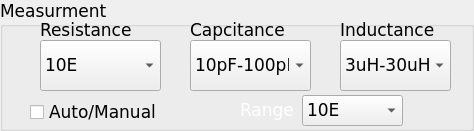
  <widget class="QGroupBox" name="grpSettings">
   <property name="geometry">
    <rect>
     <x>309</x>
     <y>0</y>
     <width>474</width>
     <height>131</height>
    </rect>
   </property>
   <property name="font">
    <font>
     <family>DejaVu Sans</family>
     <pointsize>13</pointsize>
     <weight>50</weight>
     <bold>false</bold>
    </font>
   </property>
   <property name="title">
    <string>Measurment</string>
   </property>
   <widget class="QLabel" name="lblSrcImped_4">
    <property name="geometry">
     <rect>
      <x>40</x>
      <y>20</y>
      <width>101</width>
      <height>20</height>
     </rect>
    </property>
    <property name="font">
     <font>
      <family>DejaVu Sans</family>
      <pointsize>13</pointsize>
      <weight>50</weight>
      <bold>false</bold>
     </font>
    </property>
    <property name="text">
     <string>Resistance</string>
    </property>
   </widget>
   <widget class="QComboBox" name="cmbResistance">
    <property name="geometry">
     <rect>
      <x>40</x>
      <y>40</y>
      <width>121</width>
      <height>51</height>
     </rect>
    </property>
    <property name="font">
     <font>
      <family>DejaVu Sans</family>
      <pointsize>13</pointsize>
      <weight>50</weight>
      <bold>false</bold>
     </font>
    </property>
    <item>
     <property name="text">
      <string>10E</string>
     </property>
    </item>
    <item>
     <property name="text">
      <string>100E</string>
     </property>
    </item>
    <item>
     <property name="text">
      <string>1KE</string>
     </property>
    </item>
    <item>
     <property name="text">
      <string>10KE</string>
     </property>
    </item>
    <item>
     <property name="text">
      <string>100KE</string>
     </property>
    </item>
    <item>
     <property name="text">
      <string>1ME</string>
     </property>
    </item>
   </widget>
   <widget class="QComboBox" name="cmbCapcitance">
    <property name="geometry">
     <rect>
      <x>190</x>
      <y>40</y>
      <width>121</width>
      <height>51</height>
     </rect>
    </property>
    <property name="font">
     <font>
      <family>DejaVu Sans</family>
      <pointsize>13</pointsize>
      <weight>50</weight>
      <bold>false</bold>
     </font>
    </property>
    <item>
     <property name="text">
      <string>10pF-100pF</string>
     </property>
    </item>
    <item>
     <property name="text">
      <string>100pF-1nF</string>
     </property>
    </item>
    <item>
     <property name="text">
      <string>1nF-10nF</string>
     </property>
    </item>
    <item>
     <property name="text">
      <string>10nF-100nF</string>
     </property>
    </item>
    <item>
     <property name="text">
      <string>100nF-1uF</string>
     </property>
    </item>
    <item>
     <property name="text">
      <string>1uF-10uF</string>
     </property>
    </item>
    <item>
     <property name="text">
      <string>10uF-100uF</string>
     </property>
    </item>
    <item>
     <property name="text">
      <string>100uF-1mF</string>
     </property>
    </item>
    <item>
     <property name="text">
      <string>1mF-10mF</string>
     </property>
    </item>
   </widget>
   <widget class="QLabel" name="lblSrcImped_2">
    <property name="geometry">
     <rect>
      <x>190</x>
      <y>20</y>
      <width>101</width>
      <height>20</height>
     </rect>
    </property>
    <property name="font">
     <font>
      <family>DejaVu Sans</family>
      <pointsize>13</pointsize>
      <weight>50</weight>
      <bold>false</bold>
     </font>
    </property>
    <property name="text">
     <string>Capcitance</string>
    </property>
   </widget>
   <widget class="QComboBox" name="cmbInductance">
    <property name="geometry">
     <rect>
      <x>340</x>
      <y>40</y>
      <width>111</width>
      <height>51</height>
     </rect>
    </property>
    <property name="font">
     <font>
      <family>DejaVu Sans</family>
      <pointsize>13</pointsize>
      <weight>50</weight>
      <bold>false</bold>
     </font>
    </property>
    <item>
     <property name="text">
      <string>3uH-30uH</string>
     </property>
    </item>
    <item>
     <property name="text">
      <string>30uH-300uH</string>
     </property>
    </item>
    <item>
     <property name="text">
      <string>300uH-3mH</string>
     </property>
    </item>
    <item>
     <property name="text">
      <string>3mH-30mH</string>
     </property>
    </item>
    <item>
     <property name="text">
      <string>30mH-300mH</string>
     </property>
    </item>
    <item>
     <property name="text">
      <string>300mH-3H</string>
     </property>
    </item>
    <item>
     <property name="text">
      <string>3H-30H</string>
     </property>
    </item>
   </widget>
   <widget class="QLabel" name="lblSrcImped_3">
    <property name="geometry">
     <rect>
      <x>340</x>
      <y>20</y>
      <width>111</width>
      <height>20</height>
     </rect>
    </property>
    <property name="font">
     <font>
      <family>DejaVu Sans</family>
      <pointsize>13</pointsize>
      <weight>50</weight>
      <bold>false</bold>
     </font>
    </property>
    <property name="text">
     <string>Inductance</string>
    </property>
   </widget>
   <widget class="QCheckBox" name="checkBox">
    <property name="geometry">
     <rect>
      <x>30</x>
      <y>100</y>
      <width>141</width>
      <height>25</height>
     </rect>
    </property>
    <property name="font">
     <font>
      <family>DejaVu Sans</family>
      <pointsize>13</pointsize>
      <weight>50</weight>
      <bold>false</bold>
     </font>
    </property>
    <property name="text">
     <string>Auto/Manual</string>
    </property>
   </widget>
   <widget class="QComboBox" name="cmbICMRange">
    <property name="enabled">
     <bool>true</bool>
    </property>
    <property name="geometry">
     <rect>
      <x>302</x>
      <y>95</y>
      <width>101</width>
      <height>31</height>
     </rect>
    </property>
    <property name="sizePolicy">
     <sizepolicy hsizetype="Preferred" vsizetype="Preferred">
      <horstretch>0</horstretch>
      <verstretch>10</verstretch>
     </sizepolicy>
    </property>
    <property name="minimumSize">
     <size>
      <width>0</width>
      <height>30</height>
     </size>
    </property>
    <property name="sizeIncrement">
     <size>
      <width>10</width>
      <height>10</height>
     </size>
    </property>
    <property name="baseSize">
     <size>
      <width>0</width>
      <height>10</height>
     </size>
    </property>
    <property name="palette">
     <palette>
      <active>
       <colorrole role="WindowText">
        <brush brushstyle="SolidPattern">
         <color alpha="255">
          <red>0</red>
          <green>0</green>
          <blue>0</blue>
         </color>
        </brush>
       </colorrole>
       <colorrole role="Text">
        <brush brushstyle="SolidPattern">
         <color alpha="255">
          <red>0</red>
          <green>0</green>
          <blue>0</blue>
         </color>
        </brush>
       </colorrole>
       <colorrole role="ButtonText">
        <brush brushstyle="SolidPattern">
         <color alpha="255">
          <red>0</red>
          <green>0</green>
          <blue>0</blue>
         </color>
        </brush>
       </colorrole>
       <colorrole role="Base">
        <brush brushstyle="SolidPattern">
         <color alpha="255">
          <red>255</red>
          <green>255</green>
          <blue>255</blue>
         </color>
        </brush>
       </colorrole>
      </active>
      <inactive>
       <colorrole role="WindowText">
        <brush brushstyle="SolidPattern">
         <color alpha="255">
          <red>0</red>
          <green>0</green>
          <blue>0</blue>
         </color>
        </brush>
       </colorrole>
       <colorrole role="Text">
        <brush brushstyle="SolidPattern">
         <color alpha="255">
          <red>0</red>
          <green>0</green>
          <blue>0</blue>
         </color>
        </brush>
       </colorrole>
       <colorrole role="ButtonText">
        <brush brushstyle="SolidPattern">
         <color alpha="255">
          <red>0</red>
          <green>0</green>
          <blue>0</blue>
         </color>
        </brush>
       </colorrole>
       <colorrole role="Base">
        <brush brushstyle="SolidPattern">
         <color alpha="255">
          <red>255</red>
          <green>255</green>
          <blue>255</blue>
         </color>
        </brush>
       </colorrole>
      </inactive>
      <disabled>
       <colorrole role="WindowText">
        <brush brushstyle="SolidPattern">
         <color alpha="255">
          <red>0</red>
          <green>0</green>
          <blue>0</blue>
         </color>
        </brush>
       </colorrole>
       <colorrole role="Text">
        <brush brushstyle="SolidPattern">
         <color alpha="255">
          <red>0</red>
          <green>0</green>
          <blue>0</blue>
         </color>
        </brush>
       </colorrole>
       <colorrole role="ButtonText">
        <brush brushstyle="SolidPattern">
         <color alpha="255">
          <red>0</red>
          <green>0</green>
          <blue>0</blue>
         </color>
        </brush>
       </colorrole>
       <colorrole role="Base">
        <brush brushstyle="SolidPattern">
         <color alpha="255">
          <red>108</red>
          <green>108</green>
          <blue>107</blue>
         </color>
        </brush>
       </colorrole>
      </disabled>
     </palette>
    </property>
    <property name="font">
     <font>
      <family>DejaVu Sans</family>
      <pointsize>13</pointsize>
      <weight>50</weight>
      <bold>false</bold>
     </font>
    </property>
    <item>
     <property name="text">
      <string>10E</string>
     </property>
    </item>
    <item>
     <property name="text">
      <string>100E</string>
     </property>
    </item>
    <item>
     <property name="text">
      <string>1KE</string>
     </property>
    </item>
    <item>
     <property name="text">
      <string>10KE</string>
     </property>
    </item>
    <item>
     <property name="text">
      <string>100KE</string>
     </property>
    </item>
    <item>
     <property name="text">
      <string>1ME</string>
     </property>
    </item>
    <item>
     <property name="text">
      <string>RESERVED1</string>
     </property>
    </item>
    <item>
     <property name="text">
      <string>RESERVED2</string>
     </property>
    </item>
   </widget>
   <widget class="QLabel" name="label_6">
    <property name="geometry">
     <rect>
      <x>240</x>
      <y>100</y>
      <width>61</width>
      <height>20</height>
     </rect>
    </property>
    <property name="palette">
     <palette>
      <active>
       <colorrole role="WindowText">
        <brush brushstyle="SolidPattern">
         <color alpha="255">
          <red>255</red>
          <green>255</green>
          <blue>255</blue>
         </color>
        </brush>
       </colorrole>
       <colorrole role="Text">
        <brush brushstyle="SolidPattern">
         <color alpha="255">
          <red>255</red>
          <green>255</green>
          <blue>255</blue>
         </color>
        </brush>
       </colorrole>
       <colorrole role="ButtonText">
        <brush brushstyle="SolidPattern">
         <color alpha="255">
          <red>255</red>
          <green>255</green>
          <blue>255</blue>
         </color>
        </brush>
       </colorrole>
      </active>
      <inactive>
       <colorrole role="WindowText">
        <brush brushstyle="SolidPattern">
         <color alpha="255">
          <red>255</red>
          <green>255</green>
          <blue>255</blue>
         </color>
        </brush>
       </colorrole>
       <colorrole role="Text">
        <brush brushstyle="SolidPattern">
         <color alpha="255">
          <red>255</red>
          <green>255</green>
          <blue>255</blue>
         </color>
        </brush>
       </colorrole>
       <colorrole role="ButtonText">
        <brush brushstyle="SolidPattern">
         <color alpha="255">
          <red>255</red>
          <green>255</green>
          <blue>255</blue>
         </color>
        </brush>
       </colorrole>
      </inactive>
      <disabled>
       <colorrole role="WindowText">
        <brush brushstyle="SolidPattern">
         <color alpha="255">
          <red>0</red>
          <green>0</green>
          <blue>255</blue>
         </color>
        </brush>
       </colorrole>
       <colorrole role="Text">
        <brush brushstyle="SolidPattern">
         <color alpha="255">
          <red>0</red>
          <green>0</green>
          <blue>255</blue>
         </color>
        </brush>
       </colorrole>
       <colorrole role="ButtonText">
        <brush brushstyle="SolidPattern">
         <color alpha="255">
          <red>0</red>
          <green>0</green>
          <blue>255</blue>
         </color>
        </brush>
       </colorrole>
      </disabled>
     </palette>
    </property>
    <property name="font">
     <font>
      <family>DejaVu Sans</family>
      <weight>50</weight>
      <bold>false</bold>
     </font>
    </property>
    <property name="text">
     <string>Range</string>
    </property>
   </widget>
  </widget>
